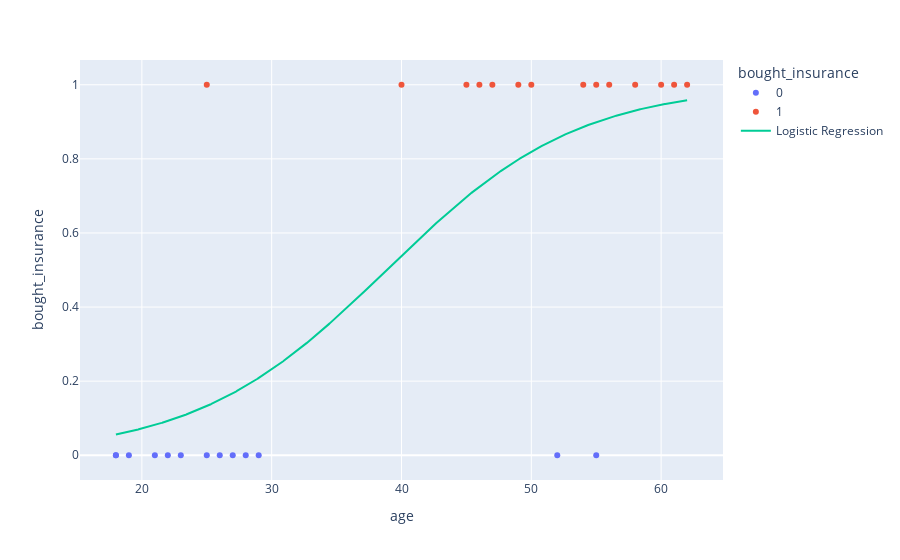

The notebook cell this image was saved under:
### Code cell
age_min: int = df['age'].min()
age_max: int = df['age'].max()
age_values: np.ndarray = np.linspace(age_min, age_max, 1000).reshape(-1, 1)

probabilities: np.ndarray = model.predict_proba(age_values)[:, 1] # type: ignore

fig: px.scatter = px.scatter(df, x='age', y='bought_insurance', color='bought_insurance')
fig.add_trace(go.Scatter(x=age_values.flatten(), y=probabilities, mode='lines', name='Logistic Regression'))
fig.show()

### Figure 1 — Plotly figure (JSON) as saved in the notebook; plotly's stock layout.template omitted (floating-point values rounded to 4 significant figures; data arrays with more than 128 entries replaced by an {"elided": "..."} marker saying what was removed)
{"data": [{"hovertemplate": "bought_insurance=%{y}<br>age=%{x}<extra></extra>", "legendgroup": "0", "marker": {"color": "#636efa", "symbol": "circle"}, "mode": "markers", "name": "0", "orientation": "h", "showlegend": true, "type": "scatter", "x": [22, 25, 52, 55, 18, 28, 27, 29, 19, 18, 21, 26, 23], "xaxis": "x", "y": [0, 0, 0, 0, 0, 0, 0, 0, 0, 0, 0, 0, 0], "yaxis": "y"}, {"hovertemplate": "bought_insurance=%{y}<br>age=%{x}<extra></extra>", "legendgroup": "1", "marker": {"color": "#EF553B", "symbol": "circle"}, "mode": "markers", "name": "1", "orientation": "h", "showlegend": true, "type": "scatter", "x": [47, 46, 56, 60, 62, 61, 49, 55, 25, 58, 40, 45, 50, 54], "xaxis": "x", "y": [1, 1, 1, 1, 1, 1, 1, 1, 1, 1, 1, 1, 1, 1], "yaxis": "y"}, {"mode": "lines", "name": "Logistic Regression", "type": "scatter", "x": {"elided": "1000 float values"}, "y": {"elided": "1000 float values"}}], "layout": {"legend": {"title": {"text": "bought_insurance"}, "tracegroupgap": 0}, "margin": {"t": 60}, "xaxis": {"anchor": "y", "domain": [0, 1], "title": {"text": "age"}}, "yaxis": {"anchor": "x", "categoryarray": [1, 0], "categoryorder": "array", "domain": [0, 1], "title": {"text": "bought_insurance"}}}}
